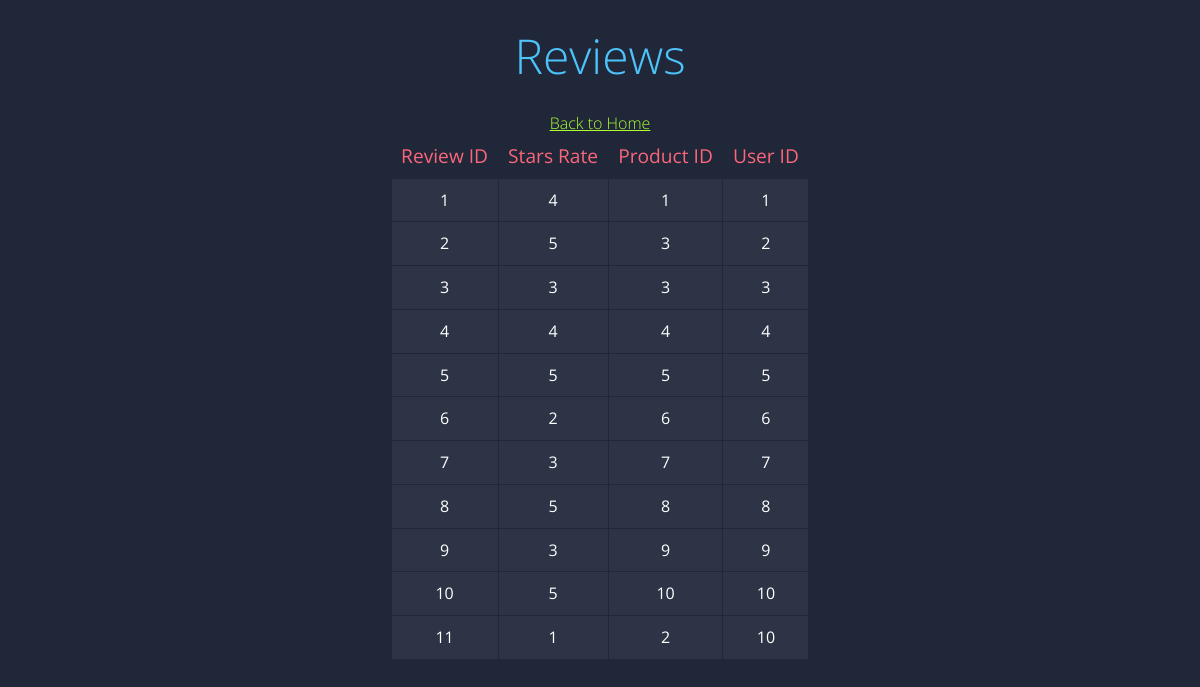
The page /components/review.php on the database its author committed.
### tables this page shows
CREATE TABLE Review (
	  Review_ID INT PRIMARY KEY NOT NULL,
	  Stars_Rate INT NOT NULL,
	  Product_ID INT NOT NULL,
	  User_ID INT NOT NULL,
	  FOREIGN KEY (Product_ID) REFERENCES Product(Product_ID),
	  FOREIGN KEY (User_ID) REFERENCES User(User_ID)
);

### components/review.php (the view, shortened to what this page needs)
<!DOCTYPE html>
<html>
<head>
	<link rel="stylesheet" href="styles.css">
</head>
<body>
	<div class="container">
		<h1>Reviews</h1>
        <a href="../home.php">Back to Home</a>
        <?php
        $servername = "localhost";
        $username = "root";
        $password = "";
        $dbname = "test";
        $conn = mysqli_connect($servername, $username, $password, $dbname);
        $sql = "SELECT * FROM Review";
        $result = mysqli_query($conn, $sql);
        if (mysqli_num_rows($result) > 0) {
            echo "<table><tr><th>Review ID</th><th>Stars Rate</th><th>Product ID</th><th>User ID</th></tr>";
            while($row = mysqli_fetch_assoc($result)) {
                echo "<tr><td>" . $row["Review_ID"]. "</td><td>" . $row["Stars_Rate"]. "</td><td>" . $row["Product_ID"] . "</td><td>" . $row["User_ID"]. "</td></tr>";
            }
            echo "</table>";
        } else {
            echo "0 results";
        }
        ?>
	</div>
</body>
</html>

### components/styles.css (style rules this page uses)
a { color:greenyellow }
body { font-family: 'Open Sans', sans-serif; font-weight: 300; line-height: 1.42em; color:#A7A1AE; background-color:#1F2739; }
h1 { font-size:3em; font-weight: 300; line-height:1em; text-align: center; color: #4DC3FA; }
table { margin: 0 auto; border-collapse: collapse; }
.container { margin: 0 auto; text-align: center; }
.container th { background-color: #1F2739; color: #FB667A; font-weight: normal; font-size: 1.2em; padding: 10px; }
.container td { background-color: #2C3446; color: #fff; font-weight: normal; font-size: 1em; padding: 10px; border: 1px solid #1F2739; }

### rows shown on the page
review: Review_ID "1", Stars_Rate "4", Product_ID "1", User_ID "1"
review: Review_ID "2", Stars_Rate "5", Product_ID "3", User_ID "2"
review: Review_ID "3", Stars_Rate "3", Product_ID "3", User_ID "3"
review: Review_ID "4", Stars_Rate "4", Product_ID "4", User_ID "4"
review: Review_ID "5", Stars_Rate "5", Product_ID "5", User_ID "5"
review: Review_ID "6", Stars_Rate "2", Product_ID "6", User_ID "6"
review: Review_ID "7", Stars_Rate "3", Product_ID "7", User_ID "7"
review: Review_ID "8", Stars_Rate "5", Product_ID "8", User_ID "8"
review: Review_ID "9", Stars_Rate "3", Product_ID "9", User_ID "9"
review: Review_ID "10", Stars_Rate "5", Product_ID "10", User_ID "10"
review: Review_ID "11", Stars_Rate "1", Product_ID "2", User_ID "10"
